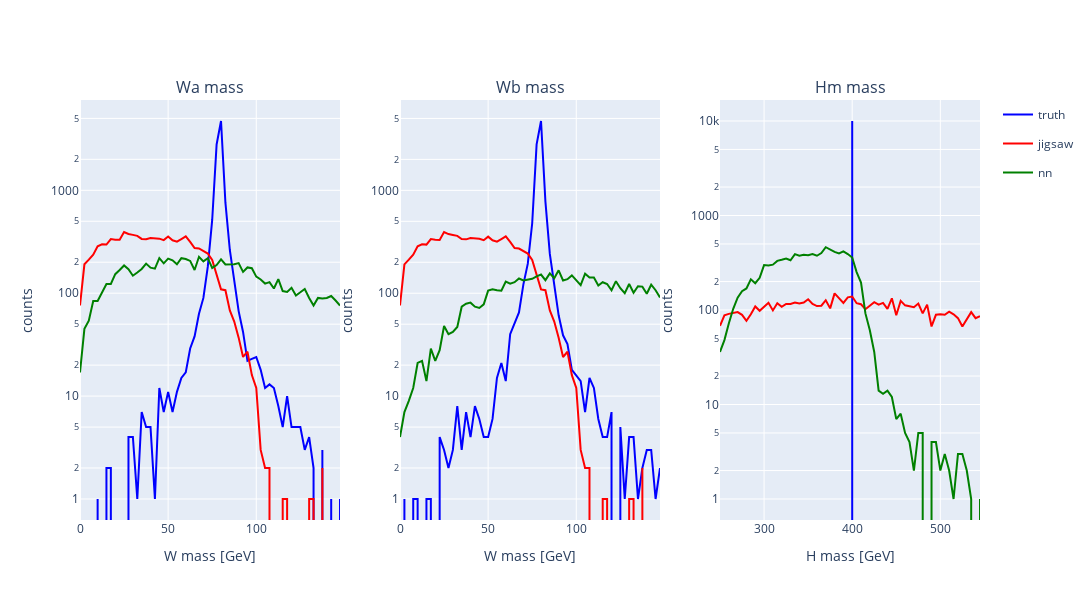

The cell this chart's notebook holds for it:
### Code cell
plotter_hm.mass_plot(hm_plot_range=(250, 550), dataset=h400_hm_pad)

### Figure 1 — Plotly figure (JSON) as saved in the notebook; plotly's stock layout.template omitted (floating-point values rounded to 4 significant figures)
{"data": [{"legendgroup": "truth", "line": {"color": "blue"}, "name": "truth", "showlegend": true, "type": "scatter", "x": [0, 2.5, 5, 7.5, 10, 12.5, 15, 17.5, 20, 22.5, 25, 27.5, 30, 32.5, 35, 37.5, 40, 42.5, 45, 47.5, 50, 52.5, 55, 57.5, 60, 62.5, 65, 67.5, 70, 72.5, 75, 77.5, 80, 82.5, 85, 87.5, 90, 92.5, 95, 97.5, 100, 102.5, 105, 107.5, 110, 112.5, 115, 117.5, 120, 122.5, 125, 127.5, 130, 132.5, 135, 137.5, 140, 142.5, 145, 147.5, 150], "xaxis": "x", "y": [0, 0, 0, 0, 1, 0, 2, 2, 0, 0, 0, 4, 4, 1, 7, 5, 5, 1, 12, 7, 11, 7, 11, 15, 17, 29, 38, 63, 90, 181, 515, 2790, 4716, 758, 263, 135, 67, 42, 22, 23, 24, 18, 12, 13, 12, 8, 5, 10, 5, 5, 5, 3, 4, 2, 0, 3, 0, 1, 0, 1], "yaxis": "y"}, {"legendgroup": "jigsaw", "line": {"color": "red"}, "name": "jigsaw", "showlegend": true, "type": "scatter", "x": [0, 2.5, 5, 7.5, 10, 12.5, 15, 17.5, 20, 22.5, 25, 27.5, 30, 32.5, 35, 37.5, 40, 42.5, 45, 47.5, 50, 52.5, 55, 57.5, 60, 62.5, 65, 67.5, 70, 72.5, 75, 77.5, 80, 82.5, 85, 87.5, 90, 92.5, 95, 97.5, 100, 102.5, 105, 107.5, 110, 112.5, 115, 117.5, 120, 122.5, 125, 127.5, 130, 132.5, 135, 137.5, 140, 142.5, 145, 147.5, 150], "xaxis": "x", "y": [76, 191, 212, 237, 286, 299, 297, 336, 331, 330, 393, 376, 369, 361, 337, 334, 344, 343, 339, 328, 355, 327, 317, 336, 357, 315, 275, 272, 257, 243, 211, 148, 109, 107, 68, 53, 37, 24, 27, 16, 12, 3, 2, 2, 0, 0, 1, 1, 0, 0, 0, 0, 1, 1, 0, 2, 0, 0, 0, 0], "yaxis": "y"}, {"legendgroup": "nn", "line": {"color": "green"}, "name": "nn", "showlegend": true, "type": "scatter", "x": [0, 2.5, 5, 7.5, 10, 12.5, 15, 17.5, 20, 22.5, 25, 27.5, 30, 32.5, 35, 37.5, 40, 42.5, 45, 47.5, 50, 52.5, 55, 57.5, 60, 62.5, 65, 67.5, 70, 72.5, 75, 77.5, 80, 82.5, 85, 87.5, 90, 92.5, 95, 97.5, 100, 102.5, 105, 107.5, 110, 112.5, 115, 117.5, 120, 122.5, 125, 127.5, 130, 132.5, 135, 137.5, 140, 142.5, 145, 147.5, 150], "xaxis": "x", "y": [17, 45, 54, 84, 84, 100, 123, 123, 153, 168, 186, 171, 148, 159, 172, 194, 177, 173, 219, 195, 217, 209, 191, 219, 215, 206, 168, 226, 204, 219, 176, 188, 213, 190, 191, 191, 196, 161, 178, 175, 145, 136, 124, 128, 111, 137, 105, 103, 113, 95, 102, 110, 90, 76, 90, 89, 90, 94, 85, 76], "yaxis": "y"}, {"legendgroup": "truth", "line": {"color": "blue"}, "name": "truth", "showlegend": false, "type": "scatter", "x": [0, 2.5, 5, 7.5, 10, 12.5, 15, 17.5, 20, 22.5, 25, 27.5, 30, 32.5, 35, 37.5, 40, 42.5, 45, 47.5, 50, 52.5, 55, 57.5, 60, 62.5, 65, 67.5, 70, 72.5, 75, 77.5, 80, 82.5, 85, 87.5, 90, 92.5, 95, 97.5, 100, 102.5, 105, 107.5, 110, 112.5, 115, 117.5, 120, 122.5, 125, 127.5, 130, 132.5, 135, 137.5, 140, 142.5, 145, 147.5, 150], "xaxis": "x2", "y": [0, 1, 0, 1, 1, 0, 1, 1, 0, 4, 3, 2, 3, 8, 3, 7, 4, 8, 6, 4, 4, 6, 15, 21, 14, 40, 50, 65, 122, 194, 479, 2796, 4722, 778, 241, 114, 61, 39, 32, 18, 16, 14, 7, 15, 12, 6, 4, 4, 7, 0, 5, 1, 4, 4, 1, 2, 3, 3, 1, 2], "yaxis": "y2"}, {"legendgroup": "jigsaw", "line": {"color": "red"}, "name": "jigsaw", "showlegend": false, "type": "scatter", "x": [0, 2.5, 5, 7.5, 10, 12.5, 15, 17.5, 20, 22.5, 25, 27.5, 30, 32.5, 35, 37.5, 40, 42.5, 45, 47.5, 50, 52.5, 55, 57.5, 60, 62.5, 65, 67.5, 70, 72.5, 75, 77.5, 80, 82.5, 85, 87.5, 90, 92.5, 95, 97.5, 100, 102.5, 105, 107.5, 110, 112.5, 115, 117.5, 120, 122.5, 125, 127.5, 130, 132.5, 135, 137.5, 140, 142.5, 145, 147.5, 150], "xaxis": "x2", "y": [76, 191, 212, 237, 286, 299, 297, 336, 331, 330, 393, 376, 369, 361, 337, 334, 344, 343, 339, 328, 355, 327, 317, 336, 357, 315, 275, 272, 257, 243, 211, 148, 109, 107, 68, 53, 37, 24, 27, 16, 12, 3, 2, 2, 0, 0, 1, 1, 0, 0, 0, 0, 1, 1, 0, 2, 0, 0, 0, 0], "yaxis": "y2"}, {"legendgroup": "nn", "line": {"color": "green"}, "name": "nn", "showlegend": false, "type": "scatter", "x": [0, 2.5, 5, 7.5, 10, 12.5, 15, 17.5, 20, 22.5, 25, 27.5, 30, 32.5, 35, 37.5, 40, 42.5, 45, 47.5, 50, 52.5, 55, 57.5, 60, 62.5, 65, 67.5, 70, 72.5, 75, 77.5, 80, 82.5, 85, 87.5, 90, 92.5, 95, 97.5, 100, 102.5, 105, 107.5, 110, 112.5, 115, 117.5, 120, 122.5, 125, 127.5, 130, 132.5, 135, 137.5, 140, 142.5, 145, 147.5, 150], "xaxis": "x2", "y": [4, 7, 9, 12, 21, 22, 14, 29, 22, 28, 48, 40, 42, 47, 74, 79, 81, 74, 72, 78, 106, 109, 107, 106, 130, 124, 128, 139, 133, 135, 138, 146, 152, 134, 156, 140, 167, 133, 137, 149, 135, 120, 155, 142, 142, 119, 128, 123, 107, 131, 112, 100, 123, 101, 117, 116, 99, 121, 107, 91], "yaxis": "y2"}, {"legendgroup": "truth", "line": {"color": "blue"}, "name": "truth", "showlegend": false, "type": "scatter", "x": [250, 255, 260, 265, 270, 275, 280, 285, 290, 295, 300, 305, 310, 315, 320, 325, 330, 335, 340, 345, 350, 355, 360, 365, 370, 375, 380, 385, 390, 395, 400, 405, 410, 415, 420, 425, 430, 435, 440, 445, 450, 455, 460, 465, 470, 475, 480, 485, 490, 495, 500, 505, 510, 515, 520, 525, 530, 535, 540, 545, 550], "xaxis": "x3", "y": [0, 0, 0, 0, 0, 0, 0, 0, 0, 0, 0, 0, 0, 0, 0, 0, 0, 0, 0, 0, 0, 0, 0, 0, 0, 0, 0, 0, 0, 0, 10000, 0, 0, 0, 0, 0, 0, 0, 0, 0, 0, 0, 0, 0, 0, 0, 0, 0, 0, 0, 0, 0, 0, 0, 0, 0, 0, 0, 0, 0], "yaxis": "y3"}, {"legendgroup": "jigsaw", "line": {"color": "red"}, "name": "jigsaw", "showlegend": false, "type": "scatter", "x": [250, 255, 260, 265, 270, 275, 280, 285, 290, 295, 300, 305, 310, 315, 320, 325, 330, 335, 340, 345, 350, 355, 360, 365, 370, 375, 380, 385, 390, 395, 400, 405, 410, 415, 420, 425, 430, 435, 440, 445, 450, 455, 460, 465, 470, 475, 480, 485, 490, 495, 500, 505, 510, 515, 520, 525, 530, 535, 540, 545, 550], "xaxis": "x3", "y": [68, 88, 91, 93, 95, 89, 77, 90, 109, 98, 107, 119, 99, 118, 108, 116, 116, 120, 117, 120, 130, 116, 110, 111, 127, 104, 150, 133, 119, 136, 139, 118, 115, 102, 111, 121, 114, 119, 103, 133, 88, 125, 112, 109, 107, 117, 92, 114, 67, 89, 90, 89, 96, 90, 82, 67, 80, 95, 82, 86], "yaxis": "y3"}, {"legendgroup": "nn", "line": {"color": "green"}, "name": "nn", "showlegend": false, "type": "scatter", "x": [250, 255, 260, 265, 270, 275, 280, 285, 290, 295, 300, 305, 310, 315, 320, 325, 330, 335, 340, 345, 350, 355, 360, 365, 370, 375, 380, 385, 390, 395, 400, 405, 410, 415, 420, 425, 430, 435, 440, 445, 450, 455, 460, 465, 470, 475, 480, 485, 490, 495, 500, 505, 510, 515, 520, 525, 530, 535, 540, 545, 550], "xaxis": "x3", "y": [36, 48, 72, 103, 135, 158, 169, 211, 192, 219, 299, 296, 302, 331, 340, 351, 336, 390, 375, 385, 380, 390, 375, 400, 462, 434, 412, 397, 418, 391, 359, 252, 195, 92, 61, 36, 14, 13, 14, 12, 7, 8, 5, 4, 2, 5, 5, 0, 4, 4, 2, 3, 2, 1, 3, 3, 2, 1, 0, 1], "yaxis": "y3"}], "layout": {"annotations": [{"font": {"size": 16}, "showarrow": false, "text": "Wa mass", "x": 0.1444, "xanchor": "center", "xref": "paper", "y": 1, "yanchor": "bottom", "yref": "paper"}, {"font": {"size": 16}, "showarrow": false, "text": "Wb mass", "x": 0.5, "xanchor": "center", "xref": "paper", "y": 1, "yanchor": "bottom", "yref": "paper"}, {"font": {"size": 16}, "showarrow": false, "text": "Hm mass", "x": 0.8556, "xanchor": "center", "xref": "paper", "y": 1, "yanchor": "bottom", "yref": "paper"}], "height": 600, "width": 1200, "xaxis": {"anchor": "y", "domain": [0, 0.2889], "title": {"text": "W mass [GeV]"}}, "xaxis2": {"anchor": "y2", "domain": [0.3556, 0.6444], "title": {"text": "W mass [GeV]"}}, "xaxis3": {"anchor": "y3", "domain": [0.7111, 1], "title": {"text": "H mass [GeV]"}}, "yaxis": {"anchor": "x", "domain": [0, 1], "rangemode": "tozero", "title": {"text": "counts"}, "type": "log"}, "yaxis2": {"anchor": "x2", "domain": [0, 1], "rangemode": "tozero", "title": {"text": "counts"}, "type": "log"}, "yaxis3": {"anchor": "x3", "domain": [0, 1], "rangemode": "tozero", "title": {"text": "counts"}, "type": "log"}}}
